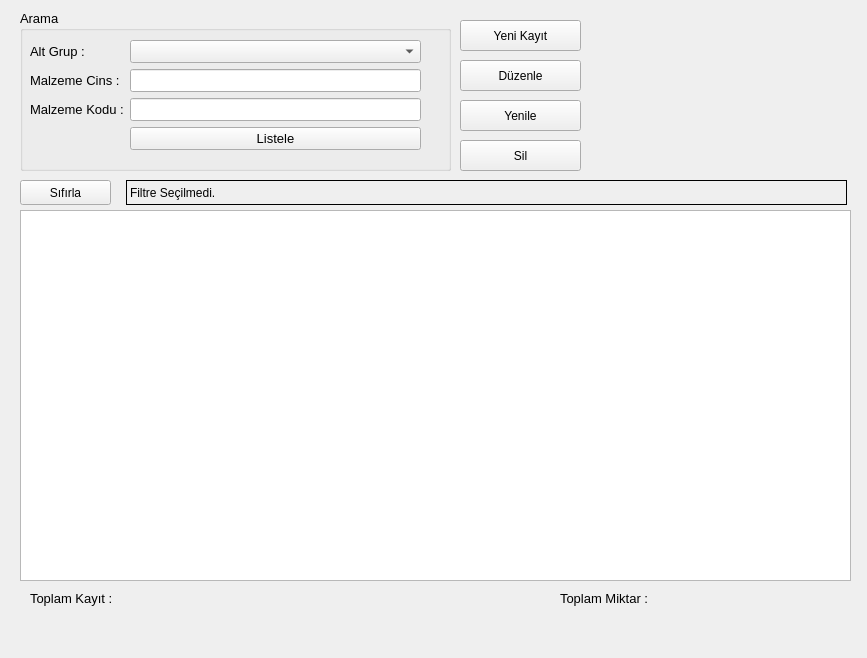
<?xml version="1.0" encoding="UTF-8"?>
<ui version="4.0">
 <class>FormProductFoam</class>
 <widget class="QWidget" name="FormProductFoam">
  <property name="geometry">
   <rect>
    <x>0</x>
    <y>0</y>
    <width>867</width>
    <height>658</height>
   </rect>
  </property>
  <property name="windowTitle">
   <string>Form</string>
  </property>
  <widget class="QTableWidget" name="table_productFoam">
   <property name="geometry">
    <rect>
     <x>20</x>
     <y>210</y>
     <width>831</width>
     <height>371</height>
    </rect>
   </property>
   <property name="alternatingRowColors">
    <bool>true</bool>
   </property>
   <property name="selectionBehavior">
    <enum>QAbstractItemView::SelectRows</enum>
   </property>
   <property name="textElideMode">
    <enum>Qt::ElideMiddle</enum>
   </property>
   <property name="sortingEnabled">
    <bool>true</bool>
   </property>
  </widget>
  <widget class="QPushButton" name="btn_add">
   <property name="geometry">
    <rect>
     <x>460</x>
     <y>20</y>
     <width>121</width>
     <height>31</height>
    </rect>
   </property>
   <property name="text">
    <string>Yeni Kayıt</string>
   </property>
  </widget>
  <widget class="QPushButton" name="btn_edit">
   <property name="geometry">
    <rect>
     <x>460</x>
     <y>60</y>
     <width>121</width>
     <height>31</height>
    </rect>
   </property>
   <property name="text">
    <string>Düzenle</string>
   </property>
  </widget>
  <widget class="QPushButton" name="btn_delete">
   <property name="geometry">
    <rect>
     <x>460</x>
     <y>140</y>
     <width>121</width>
     <height>31</height>
    </rect>
   </property>
   <property name="text">
    <string>Sil</string>
   </property>
  </widget>
  <widget class="QGroupBox" name="gb_search">
   <property name="geometry">
    <rect>
     <x>20</x>
     <y>10</y>
     <width>431</width>
     <height>161</height>
    </rect>
   </property>
   <property name="font">
    <font>
     <pointsize>10</pointsize>
     <weight>50</weight>
     <bold>false</bold>
    </font>
   </property>
   <property name="title">
    <string>Arama</string>
   </property>
   <widget class="QWidget" name="formLayoutWidget_2">
    <property name="geometry">
     <rect>
      <x>10</x>
      <y>30</y>
      <width>391</width>
      <height>111</height>
     </rect>
    </property>
    <layout class="QFormLayout" name="formLayout_2">
     <item row="0" column="0">
      <widget class="QLabel" name="lbl_productSecondGroup">
       <property name="font">
        <font>
         <pointsize>10</pointsize>
         <weight>50</weight>
         <bold>false</bold>
        </font>
       </property>
       <property name="text">
        <string>Alt Grup :</string>
       </property>
      </widget>
     </item>
     <item row="0" column="1">
      <widget class="QComboBox" name="cb_secondCat"/>
     </item>
     <item row="1" column="0">
      <widget class="QLabel" name="lbl_productCode">
       <property name="font">
        <font>
         <pointsize>10</pointsize>
         <weight>50</weight>
         <bold>false</bold>
        </font>
       </property>
       <property name="text">
        <string>Malzeme Cins :</string>
       </property>
      </widget>
     </item>
     <item row="1" column="1">
      <widget class="QLineEdit" name="txt_productType"/>
     </item>
     <item row="2" column="0">
      <widget class="QLabel" name="lbl_productCode_2">
       <property name="font">
        <font>
         <pointsize>10</pointsize>
         <weight>50</weight>
         <bold>false</bold>
        </font>
       </property>
       <property name="text">
        <string>Malzeme Kodu :</string>
       </property>
      </widget>
     </item>
     <item row="2" column="1">
      <widget class="QLineEdit" name="txt_productCode"/>
     </item>
     <item row="3" column="1">
      <widget class="QPushButton" name="btn_list">
       <property name="font">
        <font>
         <pointsize>10</pointsize>
         <weight>50</weight>
         <bold>false</bold>
        </font>
       </property>
       <property name="text">
        <string>Listele</string>
       </property>
      </widget>
     </item>
    </layout>
   </widget>
  </widget>
  <widget class="QLabel" name="label">
   <property name="geometry">
    <rect>
     <x>30</x>
     <y>590</y>
     <width>91</width>
     <height>16</height>
    </rect>
   </property>
   <property name="font">
    <font>
     <pointsize>10</pointsize>
    </font>
   </property>
   <property name="text">
    <string>Toplam Kayıt :</string>
   </property>
  </widget>
  <widget class="QLabel" name="lbl_records">
   <property name="geometry">
    <rect>
     <x>130</x>
     <y>590</y>
     <width>151</width>
     <height>16</height>
    </rect>
   </property>
   <property name="font">
    <font>
     <pointsize>10</pointsize>
    </font>
   </property>
   <property name="text">
    <string/>
   </property>
  </widget>
  <widget class="QLabel" name="lbl_amount">
   <property name="geometry">
    <rect>
     <x>440</x>
     <y>590</y>
     <width>141</width>
     <height>16</height>
    </rect>
   </property>
   <property name="font">
    <font>
     <pointsize>10</pointsize>
    </font>
   </property>
   <property name="text">
    <string/>
   </property>
  </widget>
  <widget class="QPushButton" name="btn_refreshFilters">
   <property name="geometry">
    <rect>
     <x>20</x>
     <y>180</y>
     <width>91</width>
     <height>25</height>
    </rect>
   </property>
   <property name="text">
    <string>Sıfırla</string>
   </property>
  </widget>
  <widget class="QLabel" name="lbl_filters">
   <property name="geometry">
    <rect>
     <x>126</x>
     <y>180</y>
     <width>721</width>
     <height>25</height>
    </rect>
   </property>
   <property name="frameShape">
    <enum>QFrame::Box</enum>
   </property>
   <property name="text">
    <string>Filtre Seçilmedi.</string>
   </property>
  </widget>
  <widget class="QPushButton" name="btn_refresh">
   <property name="geometry">
    <rect>
     <x>460</x>
     <y>100</y>
     <width>121</width>
     <height>31</height>
    </rect>
   </property>
   <property name="text">
    <string>Yenile</string>
   </property>
  </widget>
  <widget class="QLabel" name="label_2">
   <property name="geometry">
    <rect>
     <x>560</x>
     <y>590</y>
     <width>91</width>
     <height>16</height>
    </rect>
   </property>
   <property name="font">
    <font>
     <pointsize>10</pointsize>
    </font>
   </property>
   <property name="text">
    <string>Toplam Miktar :</string>
   </property>
  </widget>
  <widget class="QLabel" name="lbl_amount_2">
   <property name="geometry">
    <rect>
     <x>700</x>
     <y>590</y>
     <width>151</width>
     <height>16</height>
    </rect>
   </property>
   <property name="font">
    <font>
     <pointsize>10</pointsize>
    </font>
   </property>
   <property name="text">
    <string/>
   </property>
  </widget>
 </widget>
 <resources/>
 <connections/>
</ui>
